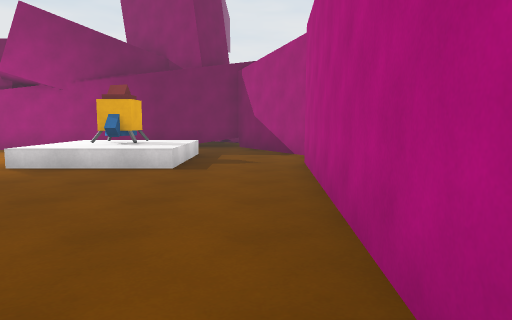
view 1 (above)

21 first-person views from a walk through a 3-D level made in the Unity game engine. The camera is 1.4 m above the floor, tilts 6° down and sees 70° across. The floor is counted in squares, 2 m on a side. Each view is taken from the middle of a square. On the plan, view 1 faces up. The plan holds only what a view shows up to about 11 squares ahead; the rest is blank. The place goes on beyond the plan.

view 2
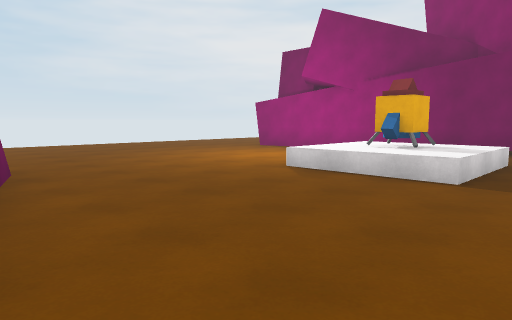

view 3
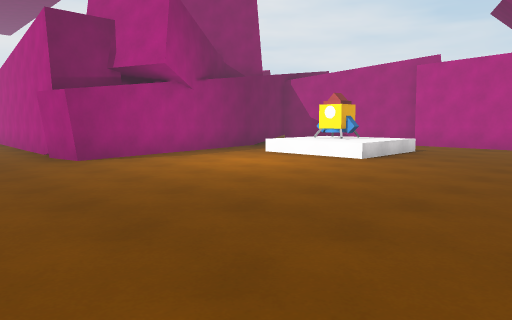

view 4
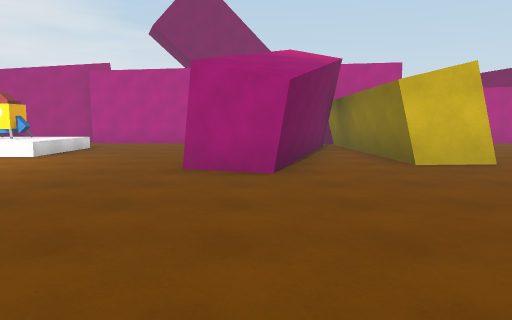

view 5
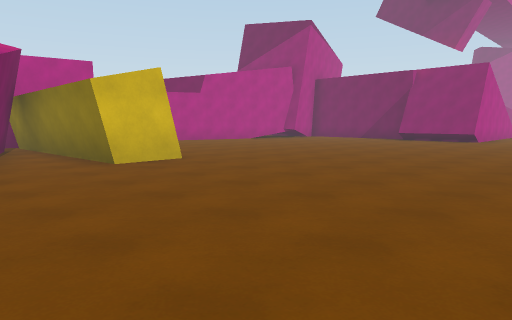

view 6
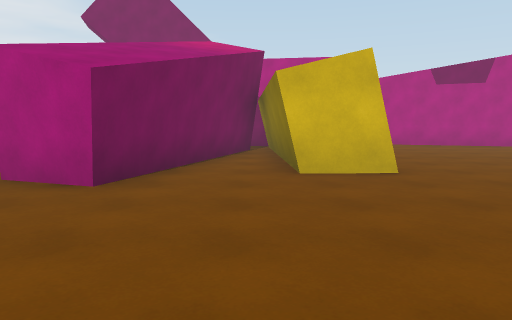

view 7
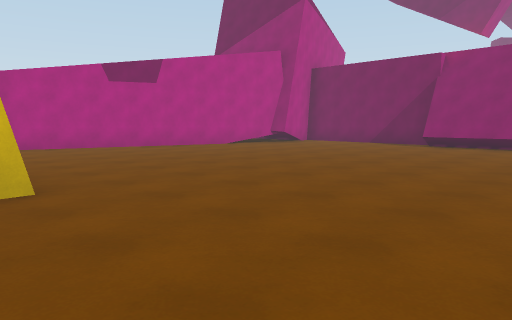

view 8
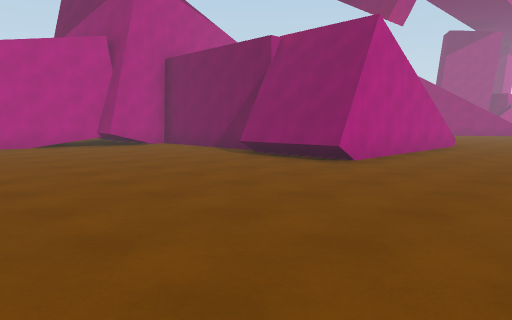

view 9
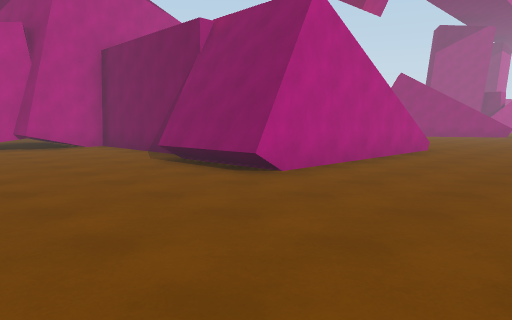

view 10
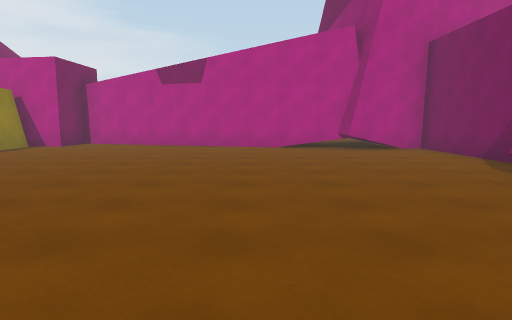

view 11
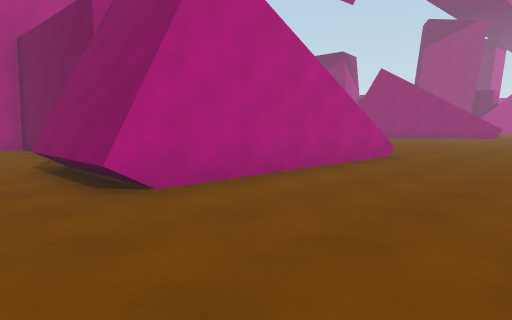

view 12
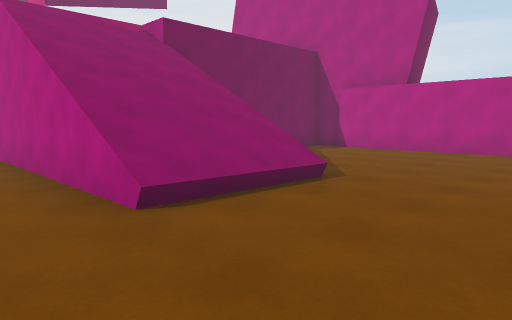

view 13
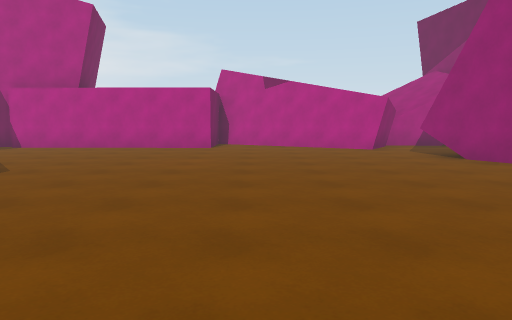

view 14
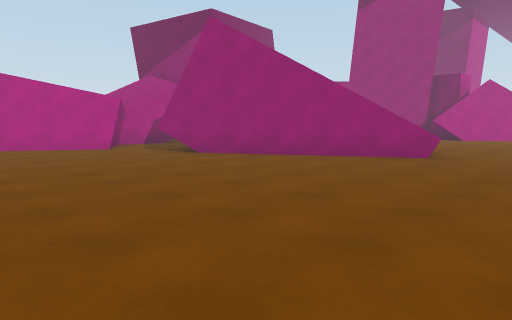

view 15
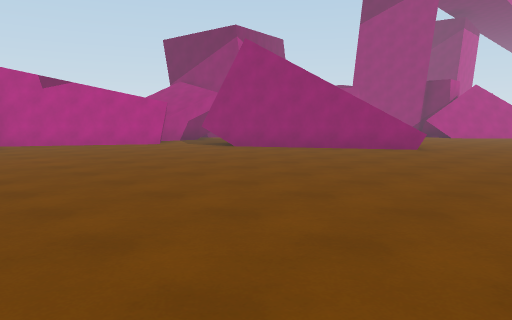

view 16
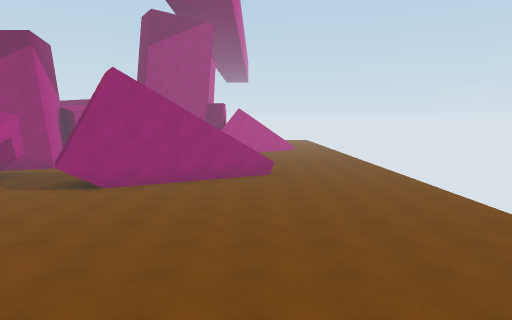

view 17
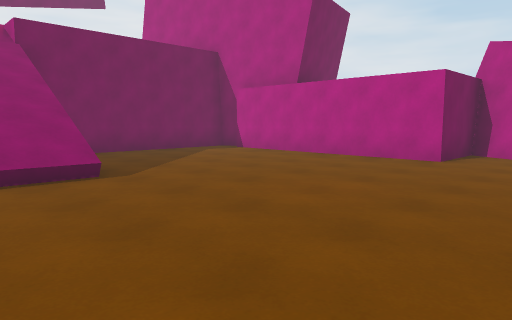

view 18
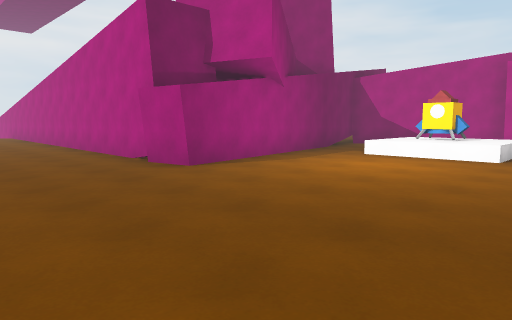

view 19
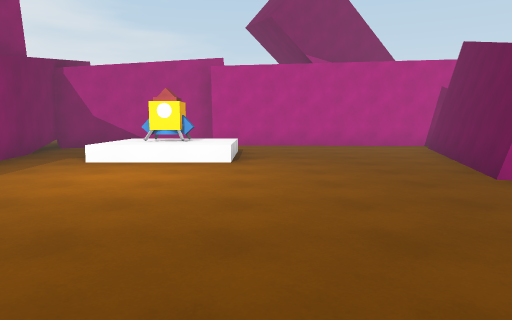

view 20
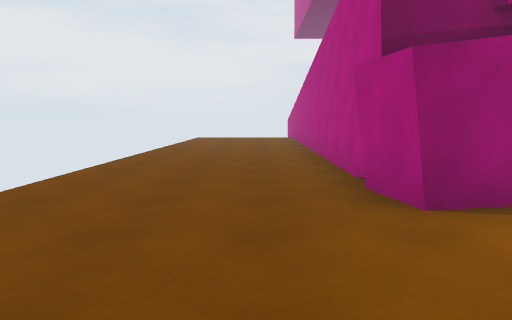

view 21
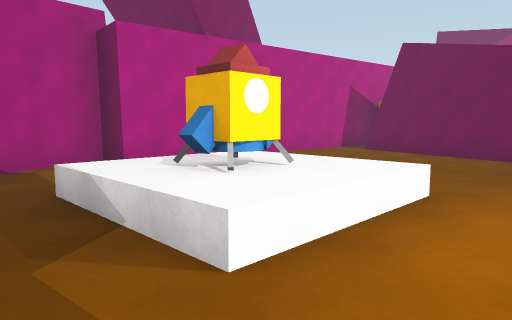

### Floor plan
Key: @ floor where view 1 was taken; # wall or solid block; . floor; / step, stairs or slope; ^ raised ledge; R rocket.
Columns run from 11 left of view 1 to 2 right of it. Each row starts with its distance up from view 1.
 14 ....#
 13 ....#
 12 ....#
 11 ....#
 10 ....#########
  9 ....#.......#
  8 ........^^..##
  7 ........RR...#
  6 ........RR..##
  5 ............#
  4 ............#
  3 ............#
  2  ....#......#
  1 .....#####..#
  0 .......####@#
 -1 ..........#.#
 -2 ......#######
 -3  ...........##
 -4  ............#
 -5  ............#
 -6  ...........##
 -7 ............#
 -8 ............#
 -9 ...........##
-10 ...........#
-11 ...........#
-12 ..........##
-13 ....##/....#
-14 ....///    #
-15  ...///....#
-16  ...///....#
-17  ...///....#
-18  ...///....#
-19 ...........#
-20 ...........###
-21 .............#
-22 ............##
-23 ............#
-24 ...........##
-25 ...........##
-26 ........##..#
-27 ......###...
-28 ....^##  ...

Positions as (right, up) in squares from view 1, and headings:
1: (0, 0), facing up
2: (0, 1), facing up-left
3: (-10, 2), facing up-right
4: (-11, 1), facing right
5: (-11, 1), facing down-right
6: (-10, -1), facing right
7: (-9, -2), facing down-right
8: (-11, -7), facing down-right
9: (-11, -9), facing down-right
10: (-10, -9), facing right
11: (-11, -11), facing down-right
12: (-9, -21), facing up-right
13: (-10, -22), facing right
14: (-10, -21), facing down-right
15: (-11, -19), facing down-right
16: (-7, -17), facing down
17: (-7, -23), facing up-right
18: (-11, 4), facing up-right
19: (-10, 5), facing right
20: (-9, 6), facing up
21: (-5, 9), facing down-right
